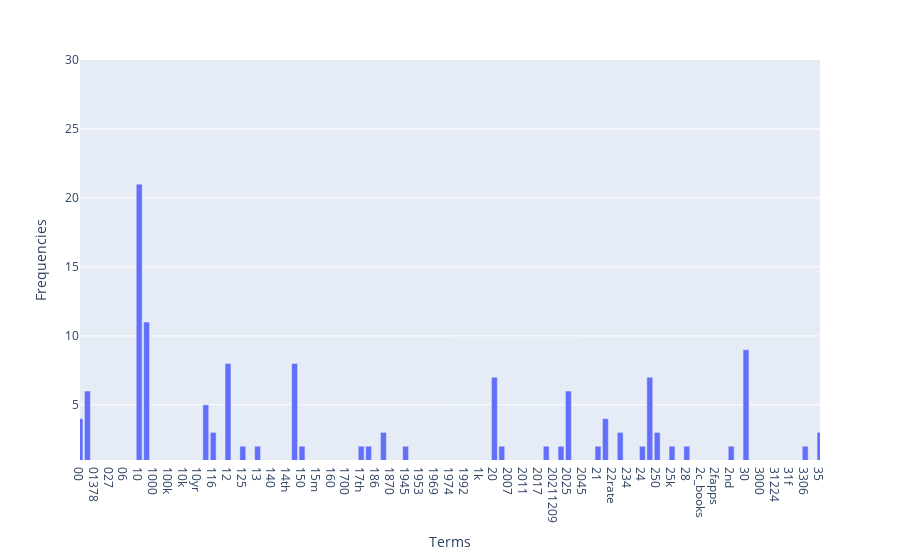

The cell this chart's notebook holds for it:
### Code cell
#Analysing the first 100 Terms frequency

import plotly.express as px

fig = px.bar(x=count_vect.get_feature_names_out()[:300], y=term_frequencies[:300]) 
fig.update_layout(
  xaxis_title="Terms",
  yaxis_title="Frequencies",
  xaxis_range=[0,100], 
  yaxis_range=[1,30],)

fig.show()

### Figure 1 — Plotly figure (JSON) as saved in the notebook; plotly's stock layout.template omitted (floating-point values rounded to 4 significant figures; data arrays with more than 128 entries replaced by an {"elided": "..."} marker saying what was removed)
{"data": [{"hovertemplate": "x=%{x}<br>y=%{y}<extra></extra>", "legendgroup": "", "marker": {"color": "#636efa", "pattern": {"shape": ""}}, "name": "", "orientation": "v", "showlegend": false, "textposition": "auto", "type": "bar", "x": {"elided": "300 str values"}, "xaxis": "x", "y": {"elided": "300 int values"}, "yaxis": "y"}], "layout": {"barmode": "relative", "legend": {"tracegroupgap": 0}, "margin": {"t": 60}, "xaxis": {"anchor": "y", "domain": [0, 1], "range": [0, 100], "title": {"text": "Terms"}}, "yaxis": {"anchor": "x", "domain": [0, 1], "range": [1, 30], "title": {"text": "Frequencies"}}}}
